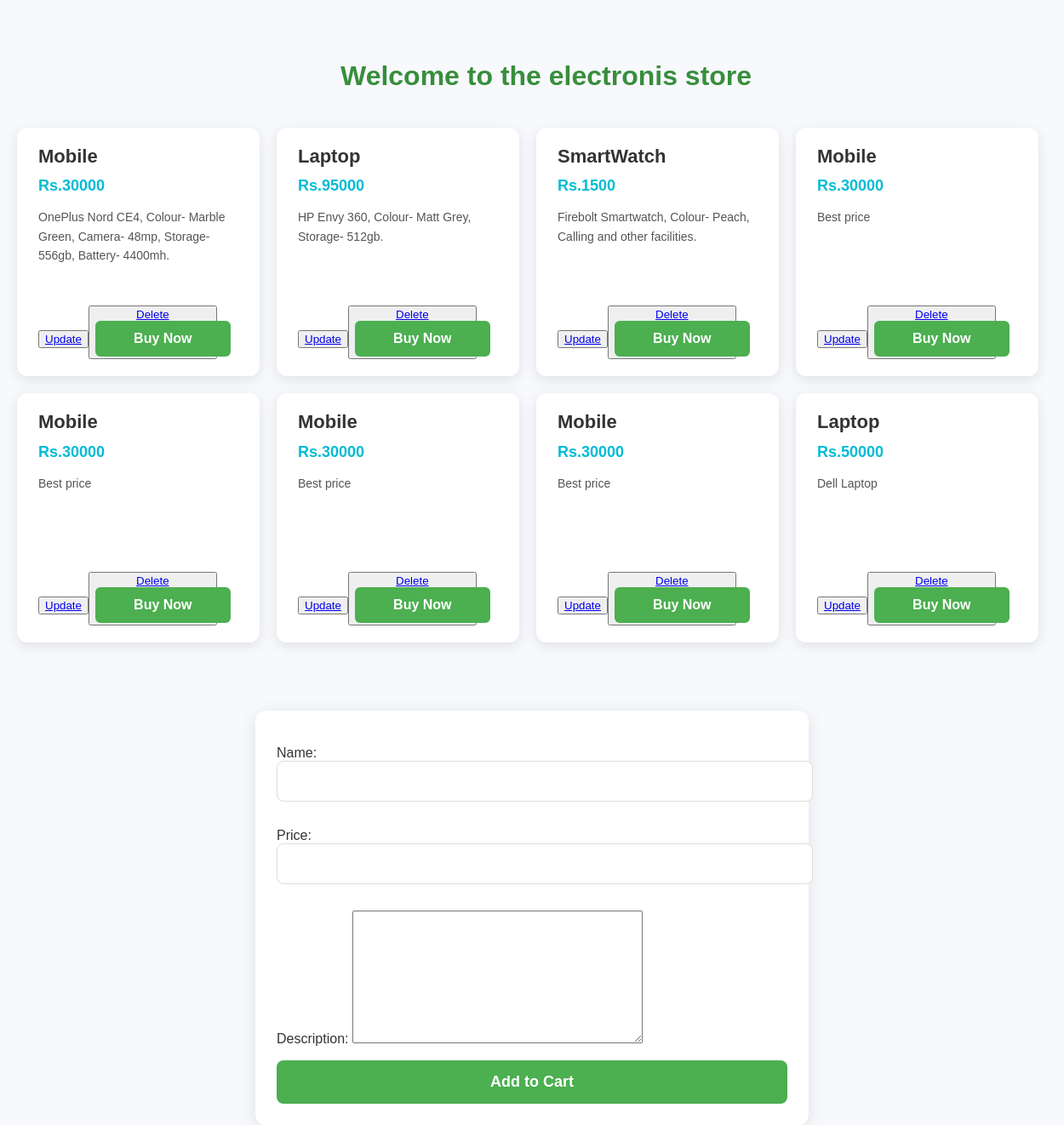
/electronics/product/, run on an earlier commit of the app's database.
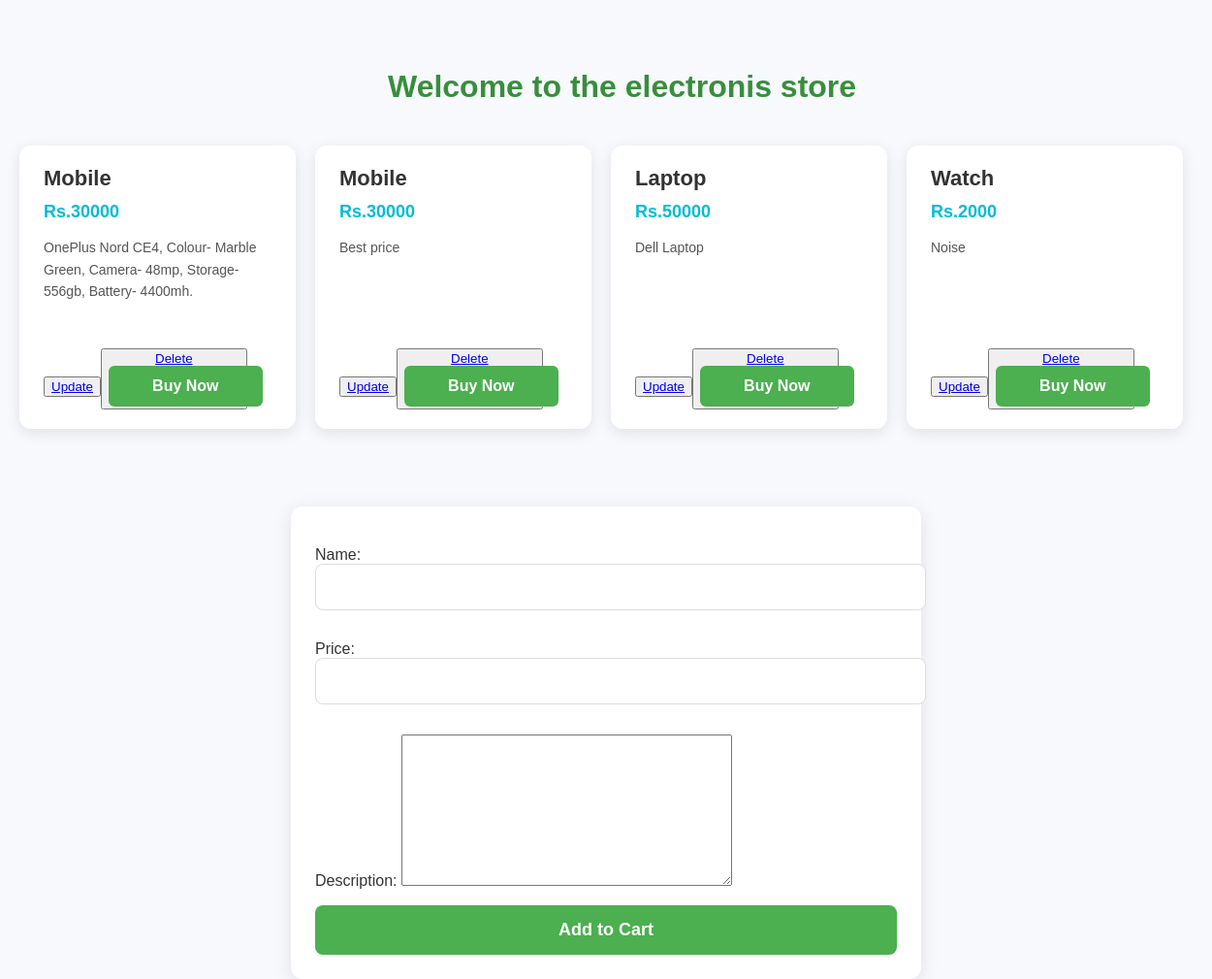
And on a later commit of the database.
### electronics/models.py (models this page shows, shortened)
class Product(models.Model):
    name = models.CharField(max_length=100)
    price = models.IntegerField()
    description = models.TextField()

### electronics/views.py (the view)
# urls.py: path('product/', views.product_detail, name='product_detail'),
def product_detail(request):
    prod = Product.objects.all()
    form = ProductForm()
    if request.method == 'POST':
        form = ProductForm(request.POST)
        if form.is_valid():
            form.save()
            form = ProductForm()
    return render(request, 'electronics/product_detail.html', {"prod":prod,"form":form})

### electronics/forms.py
class ProductForm(forms.ModelForm):
    class Meta:
        model = Product
        fields = ['id','name','price','description']

### electronics/templates/electronics/product_detail.html (shortened to what this page needs)
<!DOCTYPE html>
<html lang="en">
<head>
</head>
<body>
    <h1>Welcome to the electronis store</h1>
    <div class="product-container">
        {% for pro in prod %}
            <div class="product-item">
                <div class="product-name">{{ pro.name }}</div>
                <div class="product-price">Rs.{{ pro.price }}</div>
                <div class="product-description">{{ pro.description }}</div>
                <a href="{% url 'update_product' pro.id%}">
                <button type="ubutton">Update</bottom> </a>
                <a href="{% url 'delete_product' pro.id%}">
                <button type="dbutton">Delete</bottom> </a>
                <a href="#" class="buy-button">Buy Now</a>
            </div>
        {% endfor %}
    </div>
    <div class="form-container">
        <form method="post">
            {{ form.as_p }}
            <input type="submit" value="Add to Cart">
        </form>
    </div>
</body>
</html>

### electronics/templates/electronics/product_detail.html (style rules this page uses)
body { font-family: 'Arial', sans-serif; margin: 0; padding: 0; background-color: #f7f9fc; display: flex; justify-content: center; align-items: flex-start; min-height: 100vh; flex-direction: column; padding-top: 50px; color: #333; }
.product-container { display: grid; grid-template-columns: repeat(auto-fit, minmax(280px, 1fr)); gap: 20px; padding: 20px; width: 100%; max-width: 1200px; margin-bottom: 30px; }
.product-item { background-color: #fff; border-radius: 12px; box-shadow: 0 4px 15px rgba(0, 0, 0, 0.1); overflow: hidden; transition: transform 0.3s ease, box-shadow 0.3s ease; border-left: 5px solid transparent; padding: 20px; cursor: pointer; position: relative; }
.product-name { font-size: 22px; font-weight: bold; color: #333; margin-bottom: 10px; text-transform: capitalize; line-height: 1.3; }
.product-price { font-size: 18px; font-weight: bold; color: #00bcd4; margin-bottom: 15px; }
.product-description { font-size: 14px; color: #555; line-height: 1.6; margin-bottom: 15px; height: 100px; overflow: hidden; text-overflow: ellipsis; }
.buy-button { display: inline-block; width: 100%; padding: 12px; background-color: #4caf50; color: #fff; text-align: center; text-decoration: none; border-radius: 6px; font-size: 16px; font-weight: 600; transition: background-color 0.3s ease, transform 0.3s ease; }
.form-container { margin-top: 30px; background-color: #fff; padding: 25px; border-radius: 12px; box-shadow: 0 4px 20px rgba(0, 0, 0, 0.1); width: 100%; max-width: 600px; margin-left: auto; margin-right: auto; display: flex; flex-direction: column; gap: 20px; }
.form-container input[type="text"], .form-container input[type="email"], .form-container input[type="number"] { width: 100%; padding: 14px; margin-bottom: 15px; border: 1px solid #ddd; border-radius: 8px; font-size: 16px; color: #333; transition: border-color 0.3s ease, box-shadow 0.3s ease; }
.form-container input[type="submit"] { width: 100%; padding: 15px; background-color: #4caf50; color: #fff; border: none; border-radius: 8px; font-weight: bold; font-size: 18px; cursor: pointer; transition: background-color 0.3s ease, transform 0.3s ease; }
h1 { margin-left: 400px; color: #388e3c; }

What changed in the data, as far as the page shows it:
removed Product: name "Laptop", price "95000", description "HP Envy 360, Colour- Matt Grey, Storage- 512gb."
removed Product: name "SmartWatch", price "1500", description "Firebolt Smartwatch, Colour- Peach, Calling and other facilities."
removed Product: name "Mobile", price "30000", description "Best price"
removed Product: name "Mobile", price "30000", description "Best price"
removed Product: name "Mobile", price "30000", description "Best price"
added Product: name "Watch", price "2000", description "Noise"
